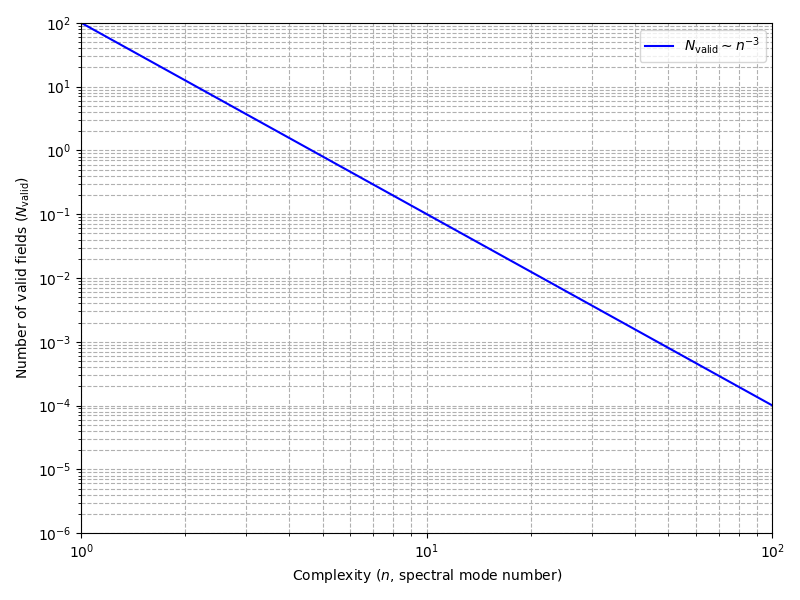

The script that drew this image:
import numpy as np
import matplotlib.pyplot as plt

# Set up figure
fig, ax = plt.subplots(figsize=(8, 6))

# Parameters
n = np.logspace(0, 2, 100)  # Complexity (spectral mode number), from 1 to 100
alpha = 3  # Power-law exponent for field reduction
N_valid = 100 / n**alpha  # Number of valid fields, N_valid ~ n^(-alpha)

# Log-log plot
ax.plot(n, N_valid, label=r'$N_{\text{valid}} \sim n^{-3}$', color='blue')
ax.set_xscale('log')
ax.set_yscale('log')
ax.set_xlabel(r'Complexity ($n$, spectral mode number)')
ax.set_ylabel(r'Number of valid fields ($N_{\text{valid}}$)')
ax.legend()
ax.grid(True, which="both", ls="--")

# Set axis limits
ax.set_xlim([1, 100])
ax.set_ylim([1e-6, 100])

plt.tight_layout()
plt.show()
